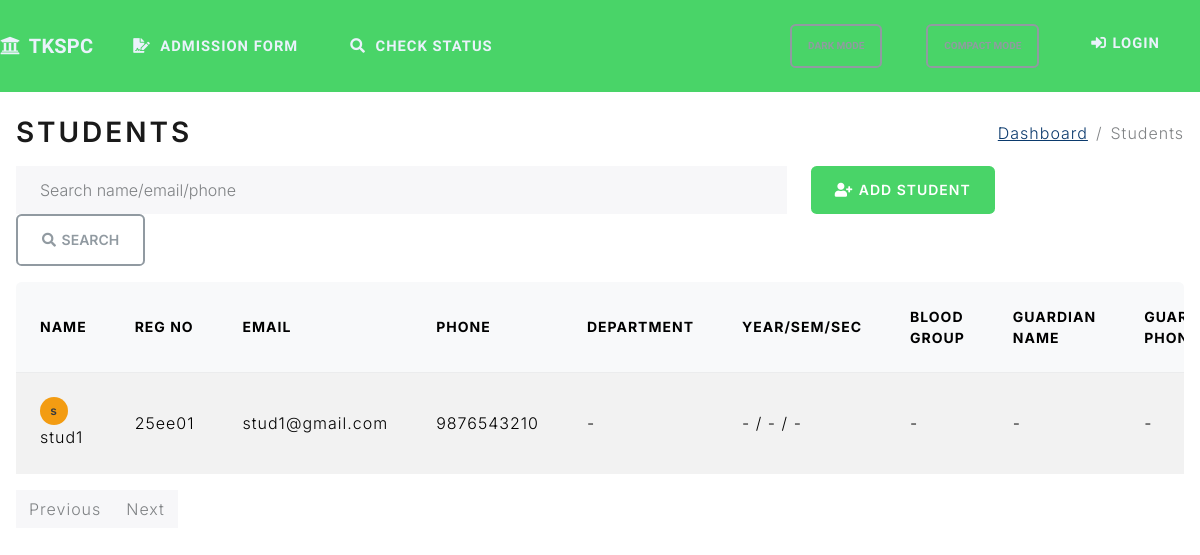
/students, run on the app's committed database.
### project/models.py (models this page shows)
class Student(db.Model):
    id = db.Column(db.Integer, primary_key=True)
    name = db.Column(db.String(100), nullable=False)
    email = db.Column(db.String(120), unique=True, nullable=False)
    phone = db.Column(db.String(20), nullable=False)
    registration_number = db.Column(db.String(50), unique=True)
    roll_number = db.Column(db.String(50), unique=True)
    address = db.Column(db.Text)
    date_of_birth = db.Column(db.Date)
    gender = db.Column(db.String(20))
    admission_date = db.Column(db.Date)
    department_id = db.Column(db.Integer, db.ForeignKey('department.id'))
    guardian_name = db.Column(db.String(100))
    guardian_phone = db.Column(db.String(20))
    guardian_email = db.Column(db.String(100))
    status = db.Column(db.String(20), default='active')
    tutor_id = db.Column(db.Integer, db.ForeignKey('teacher.id'))
    nationality = db.Column(db.String(50))
    blood_group = db.Column(db.String(10))
    religion = db.Column(db.String(50))
    community = db.Column(db.String(50))
    sslc_marks = db.Column(db.Integer)
    hsc_marks = db.Column(db.Integer)
    current_year = db.Column(db.Integer)
    semester_id = db.Column(db.Integer, db.ForeignKey('semester.id'))
    section = db.Column(db.String(10))
    father_name = db.Column(db.String(100))
    mother_name = db.Column(db.String(100))
    emergency_contact_name = db.Column(db.String(100))
    emergency_contact_phone = db.Column(db.String(20))
    previous_school = db.Column(db.String(255))
    aadhar_no = db.Column(db.String(20))
    community_cert_no = db.Column(db.String(50))
    annual_income = db.Column(db.Float)
    income_cert_no = db.Column(db.String(50))
    temp_password = db.Column(db.String(100))
    courses = db.relationship('Course', secondary=enrollments, backref='students', lazy=True)
    attendances = db.relationship('Attendance', backref='student', lazy=True, cascade="all, delete-orphan")
    grades = db.relationship('Grade', backref='student', lazy=True, cascade="all, delete-orphan")
    fee_accounts = db.relationship('FeeAccount', backref='student', lazy=True, cascade="all, delete-orphan")
    invoices = db.relationship('Invoice', backref='student', lazy=True, cascade="all, delete-orphan")
    payments = db.relationship('FeePayment', backref='student', lazy=True, cascade="all, delete-orphan")
    parent_links = db.relationship('ParentStudentLink', backref='student', lazy=True, cascade="all, delete-orphan")

### project/routes.py (the view, shortened to what this page needs)
@app.route("/students")
def students():
    q = request.args.get('q', '').strip()
    page = request.args.get('page', 1, type=int)
    role = session.get('role')
    user_email = session.get('user')
    query = Student.query
    if q:
        like = f"%{q}%"
        query = query.filter(or_(Student.name.ilike(like), Student.email.ilike(like), Student.phone.ilike(like)))
    pagination = query.order_by(Student.name.asc()).paginate(page=page, per_page=10)
    emails = [s.email for s in pagination.items]
    photos = {}
    try:
        db.create_all()
    except Exception:
        pass
    if emails:
        recs = UserPhoto.query.filter(UserPhoto.username.in_(emails)).all()
        for r in recs:
            photos[r.username] = url_for('static', filename=r.file_path)
    return render_template('students.html', students=pagination.items, pagination=pagination, q=q, title='Students', photos=photos)

### project/templates/students.html (shortened to what this page needs)
{% extends "base.html" %}
{% block page_title %}<h2 class="mb-0">Students</h2>{% endblock %}
{% block breadcrumbs %}
  <li class="breadcrumb-item"><a href="{{ url_for('dashboard') }}">Dashboard</a></li>
  <li class="breadcrumb-item active" aria-current="page">Students</li>
{% endblock %}
{% block content %}
    <div class="row mb-3">
        <div class="col-md-8">
            <form method="get" action="{{ url_for('students') }}" class="form-inline">
                <input type="text" class="form-control me-2 js-table-filter" data-target="#studentsTable" name="q" placeholder="Search name/email/phone" value="{{ q }}">
                <button type="submit" class="btn btn-outline-secondary btn-icon"><i class="fas fa-search"></i> Search</button>
            </form>
        </div>
        <div class="col-md-4">
            {% if session.get('role') != 'parent' %}
            <a href="{{ url_for('add_student') }}" class="btn btn-primary float-right btn-icon"><i class="fas fa-user-plus"></i> Add Student</a>
            {% endif %}
        </div>
    </div>
    <div class="table-responsive skeleton-onload">
    <table id="studentsTable" class="table table-striped table-hover js-table table-sticky-header">
        <thead>
            <tr>
                <th>Name</th>
                <th>Reg No</th>
                <th>Email</th>
                <th>Phone</th>
                <th>Department</th>
                <th>Year/Sem/Sec</th>
                <th>Blood Group</th>
                <th class="col-guardian-name">Guardian Name</th>
                <th class="col-guardian-phone">Guardian Phone</th>
            </tr>
        </thead>
        <tbody>
            {% if students %}
            {% for student in students %}
                <tr>
                    <td>
                        {% set avatar = photos.get(student.email) %}
                        {% if avatar %}
                        <img src="{{ avatar }}" alt="{{ student.name }} avatar" class="rounded-circle me-2" style="width:28px;height:28px;object-fit:cover;">
                        {% else %}
                        <span class="badge bg-secondary me-2" style="width:28px;height:28px;display:inline-flex;align-items:center;justify-content:center;border-radius:50%;">{{ (student.name[:1] if student.name else '?') }}</span>
                        {% endif %}
                        {{ student.name }}
                    </td>
                    <td>{{ student.registration_number or '-' }}</td>
                    <td>{{ student.email }}</td>
                    <td>{{ student.phone }}</td>
                    <td>{{ student.department or '-' }}</td>
                    <td>
                        {{ student.current_year or '-' }} /
                        {{ student.current_semester or '-' }} /
                        {{ student.section or '-' }}
                    </td>
                    <td>{{ student.blood_group or '-' }}</td>
                    <td class="col-guardian-name">{{ student.guardian_name or '-' }}</td>
                    <td class="col-guardian-phone">{{ student.guardian_phone or '-' }}</td>
                </tr>
            {% endfor %}
            {% endif %}
        </tbody>
    </table>
    </div>
    {% if pagination %}
    <nav>
        <ul class="pagination">
            <li class="page-item {% if not pagination.has_prev %}disabled{% endif %}">
                <a class="page-link" href="{{ url_for('students', page=pagination.prev_num, q=q) }}">Previous</a>
            </li>
            <li class="page-item {% if not pagination.has_next %}disabled{% endif %}">
                <a class="page-link" href="{{ url_for('students', page=pagination.next_num, q=q) }}">Next</a>
            </li>
        </ul>
    </nav>
    {% endif %}
{% endblock %}

### project/static/css/app.css (style rules this page uses)
:root { --bg: #ffffff; --text: #1f2937; --muted: #6b7280; --card-bg: #ffffff; --card-shadow: 0 0.35rem 0.9rem rgba(0,0,0,0.08); --table-header-bg: #f8f9fa; --tkspc-primary: #49d468; --tkspc-secondary: #f39c12; --tkspc-accent: #1abc9c; --link: #0b3a6d; --link-hover: #072a4d; }
body { background-color: var(--bg); color: var(--text); }
a { color: var(--link); }
table.table thead th { background-color: var(--table-header-bg); }
table.table td, table.table th { vertical-align: middle; }
.table-responsive { border-radius: 0.35rem; overflow-x: auto; -webkit-overflow-scrolling: touch; }
.table-sticky-header thead th { position: sticky; top: 0; z-index: 2; }
.table-sticky-header { border-collapse: separate; border-spacing: 0; }
.btn { border-radius: 0.35rem; }
.btn-icon { display: inline-flex; align-items: center; gap: 0.35rem; }
.btn-primary { background-color: var(--tkspc-primary); border-color: var(--tkspc-primary); }
.badge.bg-secondary { background-color: var(--tkspc-secondary) !important; }
.badge { border-radius: 0.35rem; }
.form-inline .form-control { min-width: 180px; }
.breadcrumb .breadcrumb-item a { color: var(--link); }

### data on the page
Student: name "s", name "stud1", registration_number "25ee01", email "stud1@gmail.com", phone "9876543210", department "-", current_year "-", current_semester "-", section "-", blood_group "-", guardian_name "-", guardian_phone "-"
